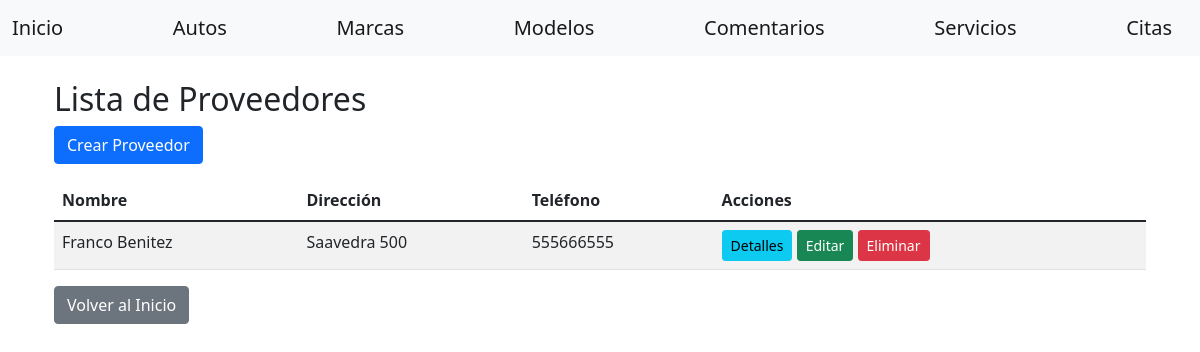
The page /gestion/proveedores/ on the database its author committed.
### gestion/models.py (models this page shows, shortened)
class Proveedor(models.Model):
    nombre = models.CharField(max_length=100)
    telefono = models.CharField(max_length=15)
    direccion = models.CharField(max_length=255)
    autos = models.ManyToManyField(Auto)

### gestion/views/proveedor_view.py (the view)
# urls.py: path('proveedores/', proveedor_view.ProveedorListView.as_view(), name='proveedor-list'),
class ProveedorListView(View):
    def get(self, request, *args, **kwargs):
        repo = ProveedorRepository()
        proveedores = repo.get_all()
        return render(
            request,
            'proveedores/list.html',
            dict(
                proveedores=proveedores
            )
        )

### gestion/context_processors.py (called while the page is built)
def user_info(request):
    user = request.user if request.user.is_authenticated else None
    return {
        'authenticated_user': user
    }

def all_brands(request):
    brands = cache.get('brands')
    if brands is None:
        brands = Marca.objects.all()
        cache.set('brands', brands, 36000)  # Cache por 10 horas (36000 segundos)
    return {'all_brands': brands}

def all_categories(request):
    categories = cache.get('categories')
    if categories is None:
        categories = Categoria.objects.all()  # Devuelve objetos completos
        cache.set('categories', categories, 36000)  # Cache por 10 horas (36000 segundos)
    return {'all_categories': categories}

### gestion/repositories/proveedor_repository.py (called while the page is built)
    def get_all(self) -> List[Proveedor]:
        return Proveedor.objects.all()

### gestion/templates/proveedores/list.html (shortened to what this page needs)
{% extends "home/base.html" %}
{% block content %}
<div class="container mt-3">
    <h2>Lista de Proveedores</h2>
    <a href="{% url 'proveedor-create' %}" class="btn btn-primary mb-3">Crear Proveedor</a>
    <table class="table table-striped">
        <thead>
            <tr>
                <th>Nombre</th>
                <th>Dirección</th>
                <th>Teléfono</th>
                <th>Acciones</th>
            </tr>
        </thead>
        <tbody>
            {% for proveedor in proveedores %}
                <tr>
                    <td>{{ proveedor.nombre }}</td>
                    <td>{{ proveedor.direccion }}</td>
                    <td>{{ proveedor.telefono }}</td>
                    <td>
                        <a href="{% url 'proveedor-detail' proveedor.id %}" class="btn btn-info btn-sm">Detalles</a>
                        <a href="{% url 'proveedor-update' proveedor.id %}" class="btn btn-success btn-sm">Editar</a>
                        <form action="{% url 'proveedor-delete' proveedor.id %}" method="post" class="d-inline">
                            <button type="submit" class="btn btn-danger btn-sm">Eliminar</button>
                        </form>
                    </td>
                </tr>
            {% endfor %}
        </tbody>
    </table>
    <a href="{% url 'index' %}" class="btn btn-secondary">Volver al Inicio</a>
</div>
{% endblock %}

### home/templates/home/base.html (style rules this page uses)
body { background-image: url(''); background-size: cover; background-position: center; background-repeat: no-repeat; height: 100vh; margin: 0; }

### rows shown on the page
Proveedor: nombre "Franco Benitez", direccion "Saavedra 500", telefono "555666555"
